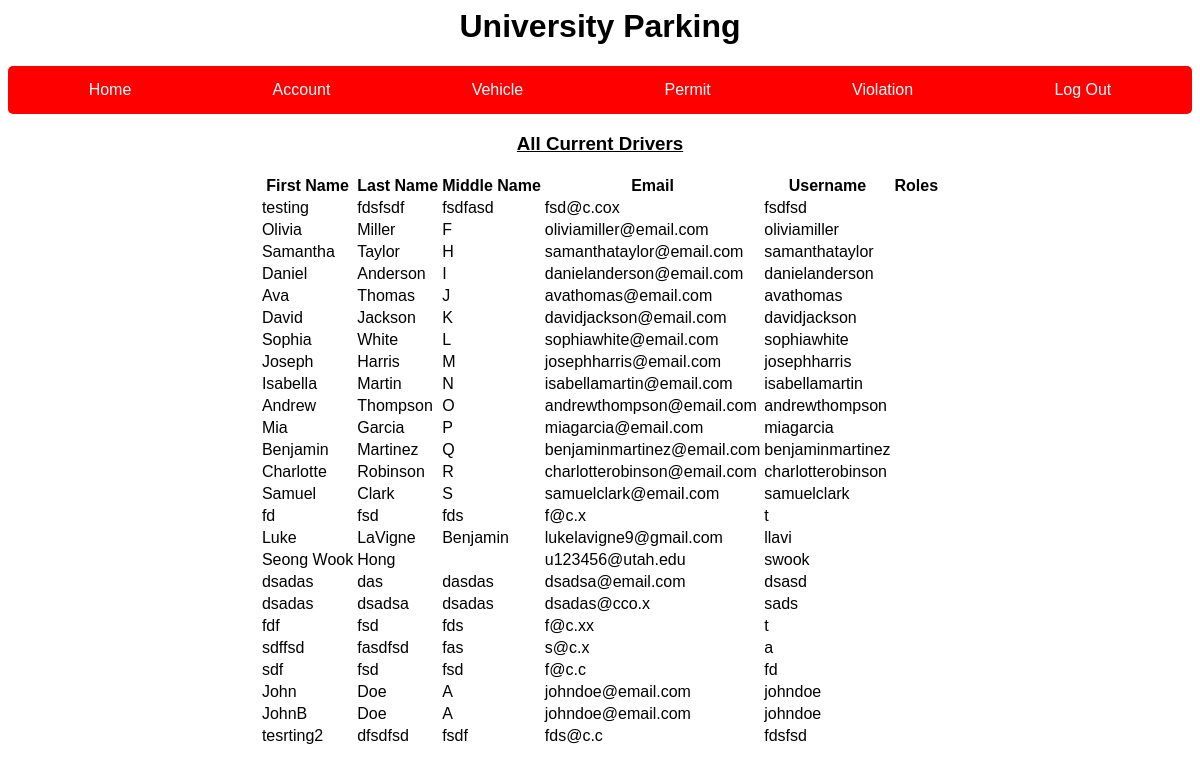
/notes.php, run on the app's committed database.
### tables this page shows
CREATE TABLE IF NOT EXISTS `user` (
  `UID` int NOT NULL AUTO_INCREMENT,
  `FirstName` varchar(50) DEFAULT NULL,
  `LastName` varchar(50) DEFAULT NULL,
  `MiddleName` varchar(50) DEFAULT NULL,
  `Email` varchar(100) DEFAULT NULL,
  `Username` varchar(50) DEFAULT NULL,
  `Password` varchar(256) DEFAULT NULL,
  `Role` varchar(50) DEFAULT NULL,
  PRIMARY KEY (`UID`)
);

### notes.php (the view, shortened to what this page needs)
	<!DOCTYPE html>
<html>
<head>
    <link rel="stylesheet" href="style.css">
</head>
<body>
<h1>University Parking</h1>
<nav>
  <div class="navbar">
    <a href="homepage.php">Home</a>
    <a href="account.php">Account</a>
	<a href="vehicle.php">Vehicle</a>
	<a href="permit.php">Permit</a>
	<a href="violation.php">Violation</a>
    <a href="logout.php">Log Out</a>
  </div>
</nav>
<h3 style="text-decoration-line: underline; text-align: center;">All Current Drivers</h3>
<?php
require_once 'uparking.php';
$conn = new mysqli($hn, $un, $pw, $db);
$sql = "SELECT * FROM user";
$result = $conn->query($sql);
if ($result->num_rows > 0) {
    echo '<table>
        <tr>
            <th>First Name</th>
            <th>Last Name</th>
			<th>Middle Name</th>
			<th>Email</th>
			<th>Username</th>
			<th>Roles</th>
        </tr>';
    while ($row = $result->fetch_assoc()) {
        echo '<tr>
                <td>' . $row['FirstName'] . '</td>
                <td>' . $row['LastName'] . '</td>
				<td>' . $row['MiddleName'] . '</td>
				<td>' . $row['Email'] . '</td>
				<td>' . $row['Username'] . '</td>
				<td>' . $row['Roles'] . '</td>
            </tr>';
    }
    echo '</table><br>';
} else {
    echo 'No users found<br><br>';
}
?>
</body>
</html>

### style.css (style rules this page uses)
body { font-family: Arial; text-align: center; background-color: white; }
a { color: #776bda; text-decoration: none; }
.navbar { background-color: red; padding: 10px; border-radius: 5px; display: flex; justify-content: space-around; }
.navbar a { color: white; text-decoration: none; padding: 5px 10px; }

### notes.php (style rules this page uses)
table { margin: 0 auto; }

### data on the page
user: FirstName "testing", LastName "fdsfsdf", MiddleName "fsdfasd", Email "fsd@c.cox", Username "fsdfsd"
user: FirstName "Olivia", LastName "Miller", MiddleName "F", Email "oliviamiller@email.com", Username "oliviamiller"
user: FirstName "Samantha", LastName "Taylor", MiddleName "H", Email "samanthataylor@email.com", Username "samanthataylor"
user: FirstName "Daniel", LastName "Anderson", MiddleName "I", Email "danielanderson@email.com", Username "danielanderson"
user: FirstName "Ava", LastName "Thomas", MiddleName "J", Email "avathomas@email.com", Username "avathomas"
user: FirstName "David", LastName "Jackson", MiddleName "K", Email "davidjackson@email.com", Username "davidjackson"
user: FirstName "Sophia", LastName "White", MiddleName "L", Email "sophiawhite@email.com", Username "sophiawhite"
user: FirstName "Joseph", LastName "Harris", MiddleName "M", Email "josephharris@email.com", Username "josephharris"
user: FirstName "Isabella", LastName "Martin", MiddleName "N", Email "isabellamartin@email.com", Username "isabellamartin"
user: FirstName "Andrew", LastName "Thompson", MiddleName "O", Email "andrewthompson@email.com", Username "andrewthompson"
user: FirstName "Mia", LastName "Garcia", MiddleName "P", Email "miagarcia@email.com", Username "miagarcia"
user: FirstName "Benjamin", LastName "Martinez", MiddleName "Q", Email "benjaminmartinez@email.com", Username "benjaminmartinez"
user: FirstName "Charlotte", LastName "Robinson", MiddleName "R", Email "charlotterobinson@email.com", Username "charlotterobinson"
user: FirstName "Samuel", LastName "Clark", MiddleName "S", Email "samuelclark@email.com", Username "samuelclark"
user: FirstName "fd", LastName "fsd", MiddleName "fds", Email "f@c.x", Username "t"
user: FirstName "Luke", LastName "LaVigne", MiddleName "Benjamin", Email "lukelavigne9@gmail.com", Username "llavi"
user: FirstName "Seong Wook", LastName "Hong", Email "u123456@utah.edu", Username "swook"
user: FirstName "dsadas", LastName "das", MiddleName "dasdas", Email "dsadsa@email.com", Username "dsasd"
user: FirstName "dsadas", LastName "dsadsa", MiddleName "dsadas", Email "dsadas@cco.x", Username "sads"
user: FirstName "fdf", LastName "fsd", MiddleName "fds", Email "f@c.xx", Username "t"
user: FirstName "sdffsd", LastName "fasdfsd", MiddleName "fas", Email "s@c.x", Username "a"
user: FirstName "sdf", LastName "fsd", MiddleName "fsd", Email "f@c.c", Username "fd"
user: FirstName "John", LastName "Doe", MiddleName "A", Email "johndoe@email.com", Username "johndoe"
user: FirstName "JohnB", LastName "Doe", MiddleName "A", Email "johndoe@email.com", Username "johndoe"
user: FirstName "tesrting2", LastName "dfsdfsd", MiddleName "fsdf", Email "fds@c.c", Username "fdsfsd"
